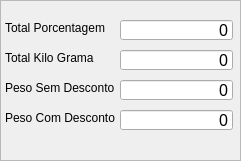
     <widget class="QFrame" name="frame_totais">
      <property name="geometry">
       <rect>
        <x>560</x>
        <y>20</y>
        <width>241</width>
        <height>161</height>
       </rect>
      </property>
      <property name="minimumSize">
       <size>
        <width>241</width>
        <height>161</height>
       </size>
      </property>
      <property name="styleSheet">
       <string notr="true">QFrame#frame_totais{
	background: white;
	border: 1px solid gray;
}</string>
      </property>
      <property name="frameShape">
       <enum>QFrame::StyledPanel</enum>
      </property>
      <property name="frameShadow">
       <enum>QFrame::Raised</enum>
      </property>
      <widget class="QLineEdit" name="txt_total_porcentagem">
       <property name="geometry">
        <rect>
         <x>120</x>
         <y>20</y>
         <width>113</width>
         <height>20</height>
        </rect>
       </property>
       <property name="minimumSize">
        <size>
         <width>113</width>
         <height>20</height>
        </size>
       </property>
       <property name="font">
        <font>
         <pointsize>12</pointsize>
        </font>
       </property>
       <property name="text">
        <string>0</string>
       </property>
       <property name="alignment">
        <set>Qt::AlignRight|Qt::AlignTrailing|Qt::AlignVCenter</set>
       </property>
       <property name="readOnly">
        <bool>true</bool>
       </property>
      </widget>
      <widget class="QLineEdit" name="txt_total_kilo_grama">
       <property name="geometry">
        <rect>
         <x>120</x>
         <y>50</y>
         <width>113</width>
         <height>20</height>
        </rect>
       </property>
       <property name="minimumSize">
        <size>
         <width>113</width>
         <height>20</height>
        </size>
       </property>
       <property name="font">
        <font>
         <pointsize>12</pointsize>
        </font>
       </property>
       <property name="text">
        <string>0</string>
       </property>
       <property name="alignment">
        <set>Qt::AlignRight|Qt::AlignTrailing|Qt::AlignVCenter</set>
       </property>
       <property name="readOnly">
        <bool>true</bool>
       </property>
      </widget>
      <widget class="QLineEdit" name="txt_peso_sm_desconto">
       <property name="geometry">
        <rect>
         <x>120</x>
         <y>80</y>
         <width>113</width>
         <height>20</height>
        </rect>
       </property>
       <property name="minimumSize">
        <size>
         <width>113</width>
         <height>20</height>
        </size>
       </property>
       <property name="font">
        <font>
         <pointsize>12</pointsize>
        </font>
       </property>
       <property name="text">
        <string>0</string>
       </property>
       <property name="alignment">
        <set>Qt::AlignRight|Qt::AlignTrailing|Qt::AlignVCenter</set>
       </property>
       <property name="readOnly">
        <bool>true</bool>
       </property>
      </widget>
      <widget class="QLineEdit" name="txt_peso_com_desconto">
       <property name="geometry">
        <rect>
         <x>120</x>
         <y>110</y>
         <width>113</width>
         <height>20</height>
        </rect>
       </property>
       <property name="minimumSize">
        <size>
         <width>113</width>
         <height>20</height>
        </size>
       </property>
       <property name="font">
        <font>
         <pointsize>12</pointsize>
        </font>
       </property>
       <property name="text">
        <string>0</string>
       </property>
       <property name="alignment">
        <set>Qt::AlignRight|Qt::AlignTrailing|Qt::AlignVCenter</set>
       </property>
       <property name="readOnly">
        <bool>true</bool>
       </property>
      </widget>
      <widget class="QLabel" name="lbl_total_porcentagem">
       <property name="geometry">
        <rect>
         <x>5</x>
         <y>20</y>
         <width>111</width>
         <height>16</height>
        </rect>
       </property>
       <property name="font">
        <font>
         <pointsize>9</pointsize>
        </font>
       </property>
       <property name="text">
        <string>Total Porcentagem</string>
       </property>
      </widget>
      <widget class="QLabel" name="lbl_total_kilo_grama">
       <property name="geometry">
        <rect>
         <x>5</x>
         <y>50</y>
         <width>91</width>
         <height>16</height>
        </rect>
       </property>
       <property name="font">
        <font>
         <pointsize>9</pointsize>
        </font>
       </property>
       <property name="text">
        <string>Total Kilo Grama</string>
       </property>
      </widget>
      <widget class="QLabel" name="lbl_peso_sem_desconto">
       <property name="geometry">
        <rect>
         <x>5</x>
         <y>80</y>
         <width>121</width>
         <height>16</height>
        </rect>
       </property>
       <property name="font">
        <font>
         <pointsize>9</pointsize>
        </font>
       </property>
       <property name="text">
        <string>Peso Sem Desconto</string>
       </property>
      </widget>
      <widget class="QLabel" name="lbl_peso_com_desconto">
       <property name="geometry">
        <rect>
         <x>5</x>
         <y>110</y>
         <width>111</width>
         <height>16</height>
        </rect>
       </property>
       <property name="font">
        <font>
         <pointsize>9</pointsize>
        </font>
       </property>
       <property name="text">
        <string>Peso Com Desconto</string>
       </property>
      </widget>
     </widget>
